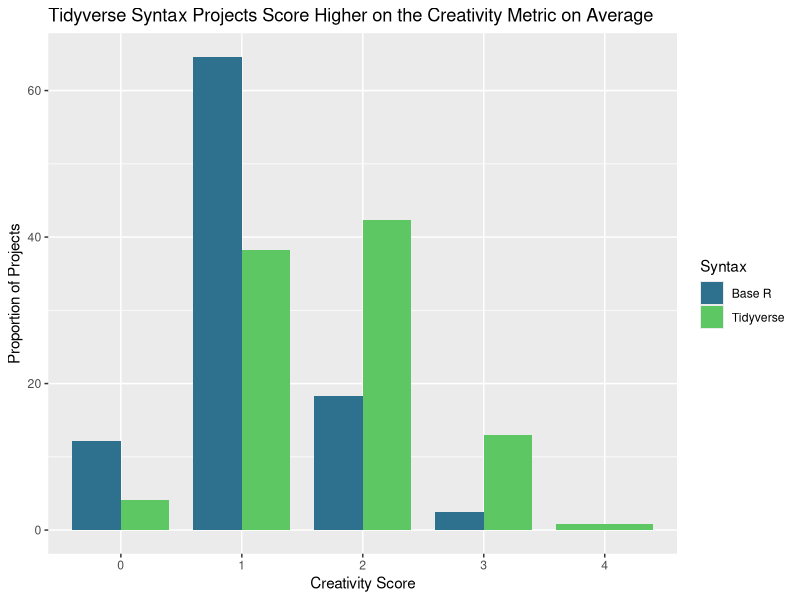
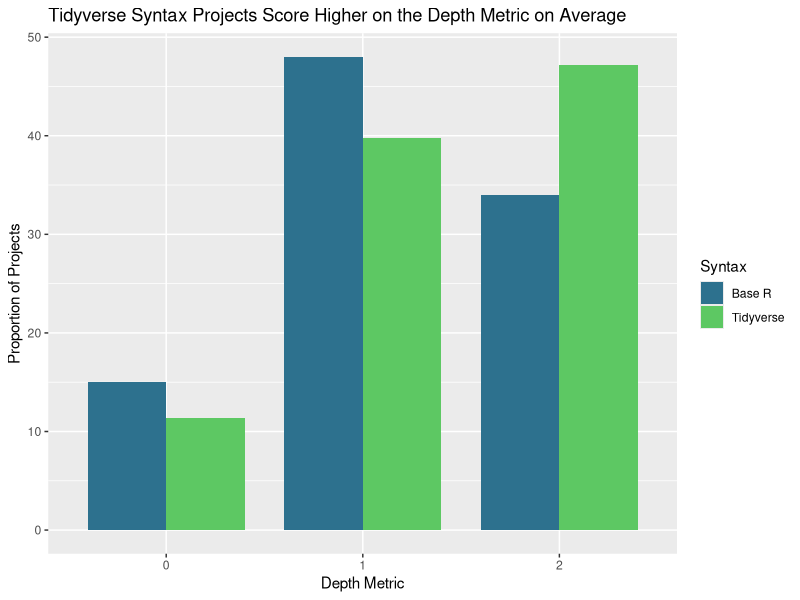
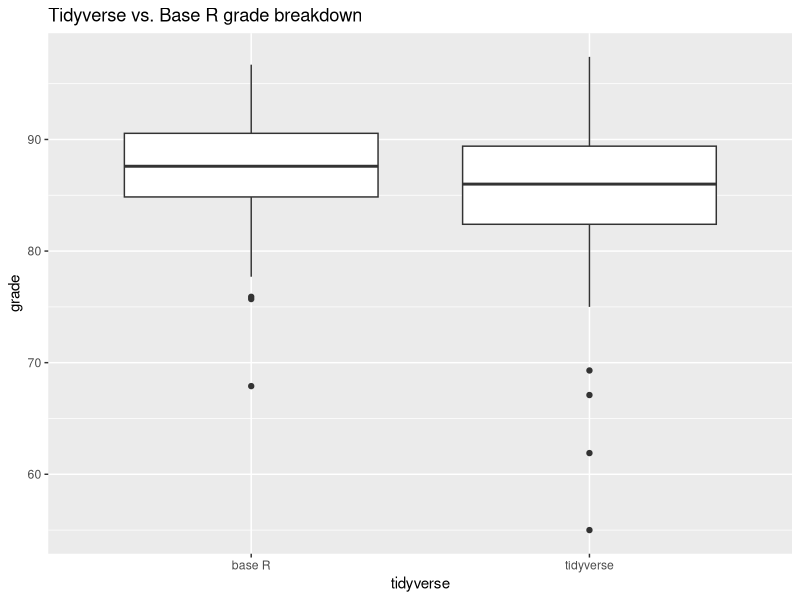
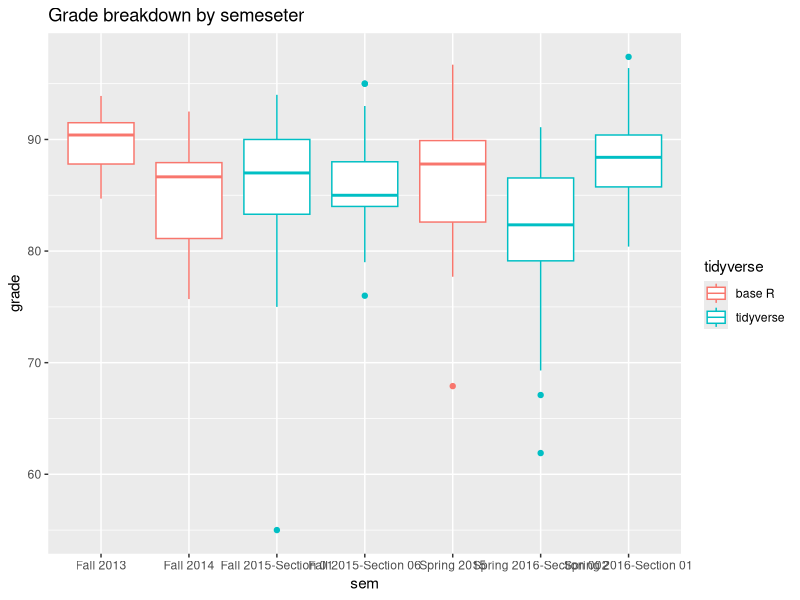
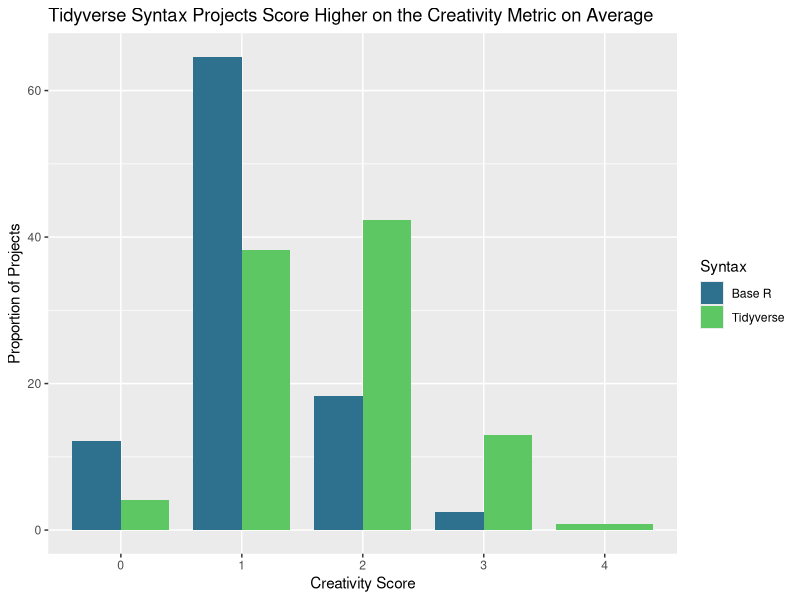
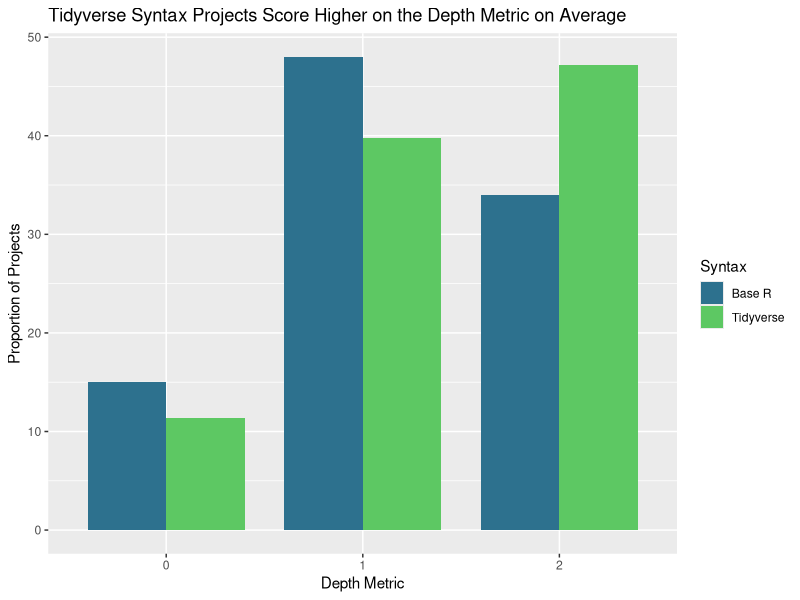

Here is the R script that generated these plots, in order:
## ---- chunk 1
library(scales)
library(tidyverse)
library(knitr)
library(reshape2)
library(viridis)
project <- read_csv("Tidylearn Thesis Data - Sheet1 (2).csv", na = c("", "?", "NA"))
## ---- chunk 2
project <- project %>%
  mutate(tidyverse = ifelse(tidyverse == 0, "base R", "tidyverse"))


project$sub_analysis[is.na(project$sub_analysis)] <- 0
## ---- chunk 3
project <- project %>% 
  mutate(
    creative = create_new_var + change_var + sub_analysis + sub_data, 
    theme = eda_theme + rel_data
    )

project %>%
  group_by(tidyverse) %>%
  summarize(mean_create = mean(create_new_var, na.rm = TRUE), sd_create = sd(create_new_var, na.rm = TRUE),
            mean_change = mean(change_var, na.rm = TRUE), sd_change = sd(change_var, na.rm = TRUE),
            mean_analy = mean(sub_analysis, na.rm = TRUE), sd_analy = sd(sub_analysis, na.rm = TRUE),
            mean_data = mean(sub_data, na.rm = TRUE), sd_data = sd(sub_data, na.rm = TRUE),
            mean_theme = mean(eda_theme, na.rm = TRUE), sd_theme = sd(eda_theme, na.rm = TRUE),
            mean_rel = mean(rel_data, na.rm = TRUE), sd_rel = sd(rel_data, na.rm = TRUE),
            mean_creative = mean(creative, na.rm = TRUE), sd_creative = sd(creative, na.rm = TRUE),
            mean_depth = mean(theme, na.rm = TRUE), sd_depth = sd(theme, na.rm = TRUE)
            )

#make rest of relevant variables to yes and no, can't figure out how to do it in
#one line
project <- project %>%
  mutate(create_new_var = ifelse(create_new_var == 0, "no", "yes")) %>%
  mutate(change_var = ifelse(change_var == 0, "no", "yes")) %>%
  mutate(sub_analysis = ifelse(sub_analysis == 0, "no", "yes")) %>%
  mutate(sub_data = ifelse(sub_data == 0, "no", "yes")) %>%
  mutate(viz_mult_mak = ifelse(viz_mult_mak == 0, "no", "yes")) %>%
  mutate(viz_mult_interpret = ifelse(viz_mult_interpret == 0, "no", "yes")) %>%
  mutate(eda_theme = ifelse(eda_theme == 0, "no", "yes")) %>%
  mutate(rel_data = ifelse(rel_data == 0, "no", "yes")) %>%
  mutate(slr_fit = ifelse(slr_fit == 0, "no", "yes")) %>%
  mutate(mlr_fit = ifelse(mlr_fit == 0, "no", "yes")) %>%
  mutate(mlr_check_cond = ifelse(mlr_check_cond == 0, "no", "yes")) %>%
  mutate(prediction = ifelse(prediction == 0, "no", "yes")) %>%
  mutate(ht = ifelse(ht == 0, "no", "yes")) %>%
  mutate(ht_check_cond = ifelse(ht_check_cond == 0, "no", "yes"))
## ---- chunk 4
project %>%
  count(tidyverse) %>%
  kable()
## ---- chunk 5
project %>%
  group_by(tidyverse, creative) %>%
  summarise(n = n()) %>%
  mutate(prop = percent(n / sum(n))) %>%
  kable(knitr.kable.NA = TRUE)


creative_counts <- project %>%
  group_by(tidyverse, creative) %>%
  summarise(n = n()) %>%
  mutate(prop = percent(n / sum(n)))

creative_counts <- creative_counts %>%
  filter(creative == 0 | creative == 1 | creative == 2 | creative == 3 | creative == 4) %>%
  mutate(creative = as.factor(creative))

tidy_fake_data <- data.frame(tidyverse = "tidyverse", creative = "3", n = 0, prop = "0.0%")
tidy_fake_data <- tidy_fake_data %>% mutate(tidyverse = as.character(tidyverse),
                creative = as.character(creative),
                prop = as.character(prop))

creative_counts <- data.frame(rbind(as.matrix(creative_counts),
                         as.matrix(tidy_fake_data)))

creative_counts$prop <- as.numeric(str_remove(as.character(creative_counts$prop), "%"))

ggplot(data = creative_counts, aes(x = creative, y = prop, fill = tidyverse, 
                                   group = tidyverse)) +
  geom_bar(stat = "identity", position = position_dodge(), width = .8) +
  scale_fill_viridis_d(name = "Syntax", labels = c("Base R", "Tidyverse"), begin = .37, end = .75) +
  labs(x = "Creativity Score", y = "Proportion of Projects", title = "Tidyverse Syntax Projects Score Higher on the Creativity Metric on Average")

ggsave("Creativity.png")
## ---- chunk 6
project %>%
  group_by(tidyverse, create_new_var) %>%
  summarise(n = n()) %>%
  mutate(proportion = percent(n / sum(n))) %>%
  filter(create_new_var == "yes") %>%
  kable()
## ---- chunk 7
project %>%
  group_by(tidyverse, change_var) %>%
  summarise(n = n()) %>%
  mutate(prop = percent(n / sum(n))) %>%
  filter(change_var == "yes") %>%
  kable()
## ---- chunk 8
project %>%
  group_by(tidyverse, sub_analysis) %>%
  summarise(n = n()) %>%
  mutate(prop = percent(n / sum(n))) %>%
  filter(sub_analysis == "yes") %>%
  kable()

## ---- chunk 9
project %>%
  group_by(tidyverse, sub_data) %>%
  summarise(n = n()) %>%
  mutate(prop = percent(n / sum(n))) %>%
  filter(sub_data == "yes") %>%
  kable()

project %>% 
  group_by(tidyverse) %>%
  summarise(mean = mean(sub_data), sd = sd(sub_data))
## ---- chunk 10
project %>%
  group_by(tidyverse, theme) %>%
  summarise(n = n()) %>%
  mutate(prop = percent(n / sum(n))) %>%
  kable(knitr.kable.NA = TRUE)

project_counts <- project %>%
  group_by(tidyverse, theme) %>%
  summarise(n = n()) %>%
  mutate(prop = percent(n / sum(n)))

project_counts <- project_counts %>% 
  filter(theme == 0 | theme == 1 | theme == 2) %>%
  mutate(theme = as.factor(theme))

project_counts$prop <- as.numeric(str_remove(as.character(project_counts$prop), "%"))

ggplot(data = project_counts, aes(x = theme, y = prop, fill = tidyverse, group = tidyverse)) +
  geom_bar(stat = "identity", position = "dodge", width = .8) +
  scale_fill_viridis_d(name = "Syntax", labels = c("Base R", "Tidyverse"), begin = .37, end = .75) +
  labs(x = "Depth Metric", y = "Proportion of Projects", title = "Tidyverse Syntax Projects Score Higher on the Depth Metric on Average")
ggsave("Depth.png")
## ---- chunk 11
project %>%
  group_by(tidyverse, eda_theme) %>%
  summarise(n = n()) %>%
  mutate(prop = percent(n / sum(n))) %>%
  filter(eda_theme == "yes") %>%
  kable()
## ---- chunk 12
project %>%
  group_by(tidyverse, rel_data) %>%
  summarise(n = n()) %>%
  mutate(prop = percent(n / sum(n))) %>%
  filter(rel_data == "yes") %>%
  kable()
## ---- chunk 13
project %>%
  group_by(tidyverse) %>%
  summarise(mean(grade, na.rm = TRUE), sd(grade, na.rm = TRUE)) %>%
  kable(knitr.kable.NA = TRUE)

ggplot(project, aes(x = tidyverse, y = grade)) +
  geom_boxplot() + 
  ggtitle("Tidyverse vs. Base R grade breakdown")

project %>%
  group_by(sem) %>% 
  summarise(mean(grade, na.rm = TRUE), sd(grade, na.rm = TRUE)) %>%
  kable(knitr.kable.NA = TRUE)

ggplot(project, aes(x = sem, y = grade, color = tidyverse)) + 
  geom_boxplot() +
  ggtitle("Grade breakdown by semeseter")
